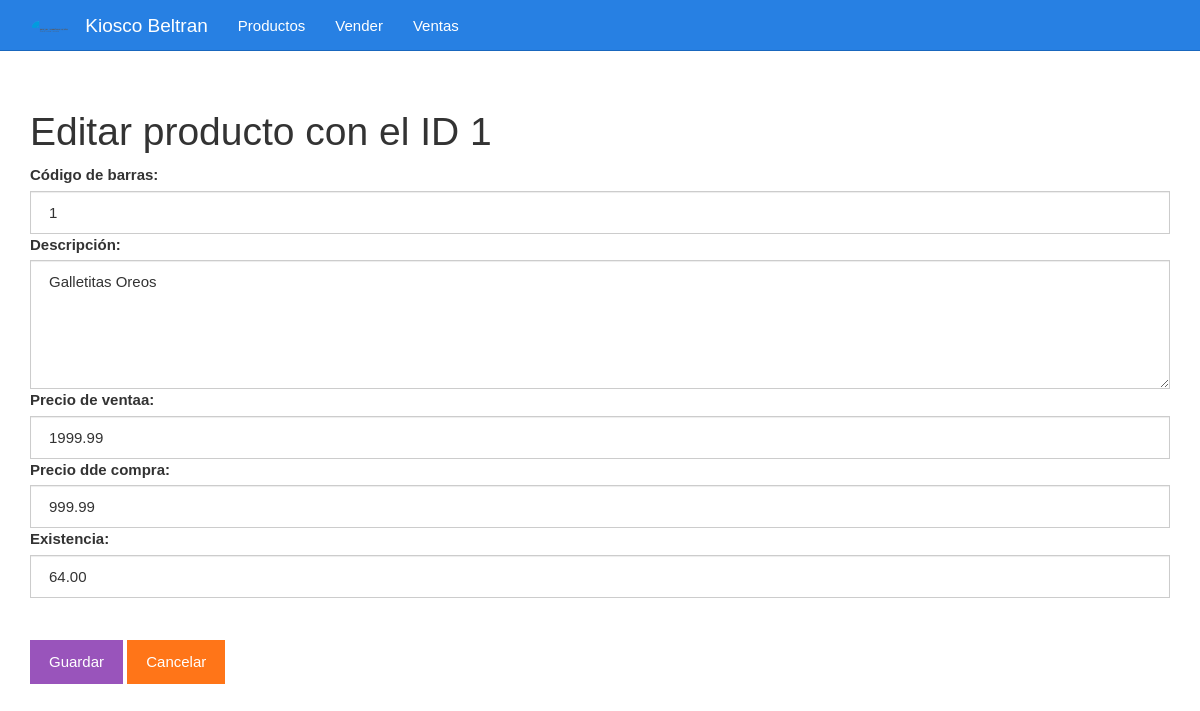
Screenshot of /editar.php?id=1 with the database file from the repository.
### tables this page shows
CREATE TABLE `productos` (
  `id` bigint(20) UNSIGNED NOT NULL,
  `codigo` varchar(255) NOT NULL,
  `descripcion` varchar(255) NOT NULL,
  `precioVenta` decimal(10,2) NOT NULL,
  `precioCompra` decimal(10,2) NOT NULL,
  `existencia` decimal(5,2) NOT NULL
);

### editar.php (the view, shortened to what this page needs)
<?php
$id = $_GET["id"];
include_once "base_de_datos.php";
$sentencia = $base_de_datos->prepare("SELECT * FROM productos WHERE id = ?;");
$sentencia->execute([$id]);
$producto = $sentencia->fetch(PDO::FETCH_OBJ);
?>
<?php include_once "encabezado.php" ?>
	<div class="col-xs-12">
		<h1>Editar producto con el ID <?php echo $producto->id; ?></h1>
		<form method="post" action="guardarDatosEditados.php">
			<label for="codigo">Código de barras:</label>
			<input value="<?php echo $producto->codigo ?>" class="form-control" name="codigo" required type="text" id="codigo" placeholder="Escribe el código">
			<label for="descripcion">Descripción:</label>
			<textarea required id="descripcion" name="descripcion" cols="30" rows="5" class="form-control"><?php echo $producto->descripcion ?></textarea>
			<label for="precioVenta">Precio de ventaa:</label>
			<input value="<?php echo $producto->precioVenta ?>" class="form-control" name="precioVenta" required type="number" id="precioVenta" placeholder="Precio de venta">
			<label for="precioCompra">Precio dde compra:</label>
			<input value="<?php echo $producto->precioCompra ?>" class="form-control" name="precioCompra" required type="number" id="precioCompra" placeholder="Precio de compra">
			<label for="existencia">Existencia:</label>
			<input value="<?php echo $producto->existencia ?>" class="form-control" name="existencia" required type="number" id="existencia" placeholder="Cantidad o existencia">
			<br><br><input class="btn btn-info" type="submit" value="Guardar">
			<a class="btn btn-warning" href="./listar.php">Cancelar</a>
		</form>
	</div>
<?php include_once "pie.php" ?>

### rows the page displays
productos: id "1", codigo "1", descripcion "Galletitas Oreos", precioVenta "1999.99", precioCompra "999.99", existencia "64.00"
